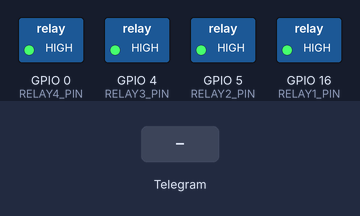
Recording of a sketch running on a simulated ESP8266 (NodeMCU). On the bench: switched loads named in the sketch (green lamp = pin HIGH). The inputs (shaded band) are chosen by the test bench. WiFi joins after 1.5 s; servers stay silent unless stated; the local clock reads 2024-03-15 10:24:30 at power-on unless the sketch sets it; what the sketch prints to the serial monitor is not drawn.

Above: at 2.7 s.
2.8 s: Telegram message "/r1_on" received
At 3.9 s:
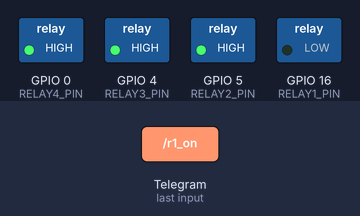
4.9 s: Telegram message "/r2_on" received
At 6.8 s:
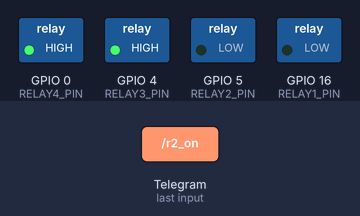
7.1 s: Telegram message "/r1_off" received
At 8.7 s:
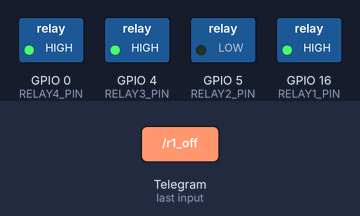
9.3 s: Telegram message "/r3_on" received
At 10.5 s:
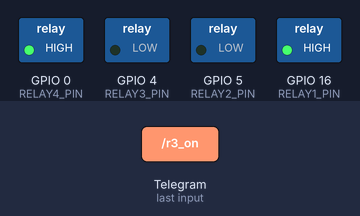
11.5 s: Telegram message "/r2_off" received
At 13.4 s:
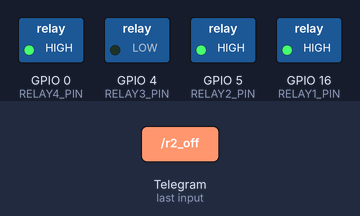
13.7 s: Telegram message "/r4_on" received
At 15.2 s:
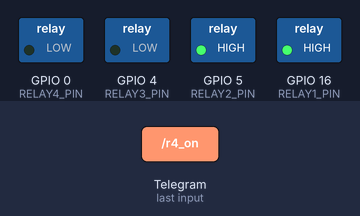
Timing chart, 0 to 16.7 s (numbered marks = the images above; inputs shaded):
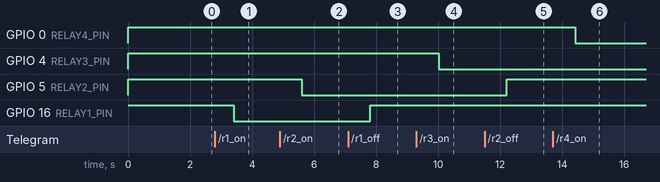

Measured:
- after the input at 2.8 s, GPIO 16 (RELAY1_PIN): HIGH → LOW after 0.61 s
- after the input at 4.9 s, GPIO 5 (RELAY2_PIN): HIGH → LOW after 0.71 s
- after the input at 7.1 s, GPIO 16 (RELAY1_PIN): LOW → HIGH after 0.71 s
- after the input at 9.3 s, GPIO 4 (RELAY3_PIN): HIGH → LOW after 0.71 s
- after the input at 11.5 s, GPIO 5 (RELAY2_PIN): LOW → HIGH after 0.72 s
- after the input at 13.7 s, GPIO 0 (RELAY4_PIN): HIGH → LOW after 0.72 s

The sketch:

TelegramBot.ino
```cpp
#if defined(ESP8266)
  #include <ESP8266WiFi.h>
#elif defined(ESP32)
  #include <WiFi.h>
#endif

#include <WiFiClientSecure.h>
#include <UniversalTelegramBot.h>
#include <ArduinoJson.h>
#include <DHT.h>

// --- KONFIGURASI PIN UNIVERSAL ---
// Menggunakan pin yang aman untuk masing-masing board
#if defined(ESP8266)
  #define DHTPIN 2
  #define RELAY1_PIN 16
  #define RELAY2_PIN 5
  #define RELAY3_PIN 4
  #define RELAY4_PIN 0
#elif defined(ESP32)
  #define DHTPIN 4
  #define RELAY1_PIN 26
  #define RELAY2_PIN 27
  #define RELAY3_PIN 32
  #define RELAY4_PIN 33
#endif

#define DHTTYPE DHT22

// --- KONFIGURASI JARINGAN & BOT ---
const char* ssid = "SSID";
const char* password = "Password";
#define BOTtoken "6219478371:AAF0UP4GDxxxxx"
#define CHAT_ID "875xxxxx"

// --- INISIALISASI OBJEK ---
DHT dht(DHTPIN, DHTTYPE);
WiFiClientSecure client;
UniversalTelegramBot bot(BOTtoken, client);

// Sertifikat SSL Telegram untuk ESP8266
#if defined(ESP8266)
  X509List cert(TELEGRAM_CERTIFICATE_ROOT);
#endif

// Variabel delay dan timer
int botRequestDelay = 500;
unsigned long lastTimeBotRan;

// --- FUNGSI HANDLE PESAN ---
void handleNewMessages(int numNewMessages) {
  Serial.print("Menangani pesan baru: ");
  Serial.println(numNewMessages);

  for (int i = 0; i < numNewMessages; i++) {
    String chat_id = String(bot.messages[i].chat_id);

    // Validasi User
    if (chat_id != CHAT_ID) {
      bot.sendMessage(chat_id, "Akses Ditolak. Anda bukan pengguna yang sah.", "");
      continue;
    }

    String text = bot.messages[i].text;
    String from_name = bot.messages[i].from_name;
    Serial.println("Pesan diterima: " + text);

    if (text == "/start") {
      String welcome = "Halo, " + from_name + ".\n";
      welcome += "Gunakan perintah berikut untuk kontrol:\n\n";
      welcome += "/r1_on - Nyalakan Relay 1\n";
      welcome += "/r1_off - Matikan Relay 1\n";
      welcome += "/r2_on - Nyalakan Relay 2\n";
      welcome += "/r2_off - Matikan Relay 2\n";
      welcome += "/r3_on - Nyalakan Relay 3\n";
      welcome += "/r3_off - Matikan Relay 3\n";
      welcome += "/r4_on - Nyalakan Relay 4\n";
      welcome += "/r4_off - Matikan Relay 4\n";
      welcome += "/temp - Cek Suhu\n";
      welcome += "/hum - Cek Kelembaban\n";
      welcome += "/state - Cek Status Relay\n";
      bot.sendMessage(chat_id, welcome, "");
    }

    // Kontrol Relay 1
    else if (text == "/r1_on") {
      digitalWrite(RELAY1_PIN, LOW);
      bot.sendMessage(chat_id, "Relay 1 diatur ke ON", "");
    } else if (text == "/r1_off") {
      digitalWrite(RELAY1_PIN, HIGH);
      bot.sendMessage(chat_id, "Relay 1 diatur ke OFF", "");
    }

    // Kontrol Relay 2
    else if (text == "/r2_on") {
      digitalWrite(RELAY2_PIN, LOW);
      bot.sendMessage(chat_id, "Relay 2 diatur ke ON", "");
    } else if (text == "/r2_off") {
      digitalWrite(RELAY2_PIN, HIGH);
      bot.sendMessage(chat_id, "Relay 2 diatur ke OFF", "");
    }

    // Kontrol Relay 3
    else if (text == "/r3_on") {
      digitalWrite(RELAY3_PIN, LOW);
      bot.sendMessage(chat_id, "Relay 3 diatur ke ON", "");
    } else if (text == "/r3_off") {
      digitalWrite(RELAY3_PIN, HIGH);
      bot.sendMessage(chat_id, "Relay 3 diatur ke OFF", "");
    }

    // Kontrol Relay 4
    else if (text == "/r4_on") {
      digitalWrite(RELAY4_PIN, LOW);
      bot.sendMessage(chat_id, "Relay 4 diatur ke ON", "");
    } else if (text == "/r4_off") {
      digitalWrite(RELAY4_PIN, HIGH);
      bot.sendMessage(chat_id, "Relay 4 diatur ke OFF", "");
    }

    // Sensor DHT
    else if (text == "/temp") {
      float temperature = dht.readTemperature();
      if (!isnan(temperature)) {
        bot.sendMessage(chat_id, "Suhu saat ini: " + String(temperature) + " °C", "");
      } else {
        bot.sendMessage(chat_id, "Gagal membaca data suhu dari sensor.", "");
      }
    } else if (text == "/hum") {
      float humidity = dht.readHumidity();
      if (!isnan(humidity)) {
        bot.sendMessage(chat_id, "Kelembaban saat ini: " + String(humidity) + " %", "");
      } else {
        bot.sendMessage(chat_id, "Gagal membaca data kelembaban dari sensor.", "");
      }
    }

    // Cek Status Keseluruhan
    else if (text == "/state") {
      String statusMsg = "Status Perangkat Saat Ini:\n\n";
      statusMsg += "Relay 1: " + String(digitalRead(RELAY1_PIN) == LOW ? "ON" : "OFF") + "\n";
      statusMsg += "Relay 2: " + String(digitalRead(RELAY2_PIN) == LOW ? "ON" : "OFF") + "\n";
      statusMsg += "Relay 3: " + String(digitalRead(RELAY3_PIN) == LOW ? "ON" : "OFF") + "\n";
      statusMsg += "Relay 4: " + String(digitalRead(RELAY4_PIN) == LOW ? "ON" : "OFF");

      bot.sendMessage(chat_id, statusMsg, "");
    }
  }
}

void setup() {
  Serial.begin(115200);

  // Inisialisasi Sensor DHT
  dht.begin();

  // Konfigurasi SSL Universal untuk Telegram
  #if defined(ESP8266)
    configTime(0, 0, "pool.ntp.org");      // get UTC time via NTP
    client.setTrustAnchors(&cert);         // Add root certificate for ESP8266
  #elif defined(ESP32)
    client.setCACert(TELEGRAM_CERTIFICATE_ROOT); // Add root certificate for ESP32
  #endif

  // Inisialisasi Pin
  pinMode(RELAY1_PIN, OUTPUT);
  pinMode(RELAY2_PIN, OUTPUT);
  pinMode(RELAY3_PIN, OUTPUT);
  pinMode(RELAY4_PIN, OUTPUT);

  // Set kondisi awal relay NPN (Active LOW berarti HIGH adalah kondisi mati/awal)
  digitalWrite(RELAY1_PIN, HIGH);
  digitalWrite(RELAY2_PIN, HIGH);
  digitalWrite(RELAY3_PIN, HIGH);
  digitalWrite(RELAY4_PIN, HIGH);

  // Connect to Wi-Fi
  WiFi.mode(WIFI_STA);
  WiFi.begin(ssid, password);

  Serial.print("Connecting to WiFi");
  while (WiFi.status() != WL_CONNECTED) {
    delay(500);
    Serial.print(".");
  }
  Serial.println("");
  Serial.println("WiFi Terhubung!");

  #if defined(ESP8266)
    Serial.print("ESP8266 Local IP Address: ");
  #elif defined(ESP32)
    Serial.print("ESP32 Local IP Address: ");
  #endif

  Serial.println(WiFi.localIP());
}

void loop() {
  if (millis() > lastTimeBotRan + botRequestDelay)  {
    int numNewMessages = bot.getUpdates(bot.last_message_received + 1);

    while (numNewMessages) {
      handleNewMessages(numNewMessages);
      numNewMessages = bot.getUpdates(bot.last_message_received + 1);
    }
    lastTimeBotRan = millis();
  }
}
```
